Frame 1 (no input): blank canvas, image omitted
Frame 60 (the mouse pressed at the canvas centre just before this capture): blank canvas, image omitted
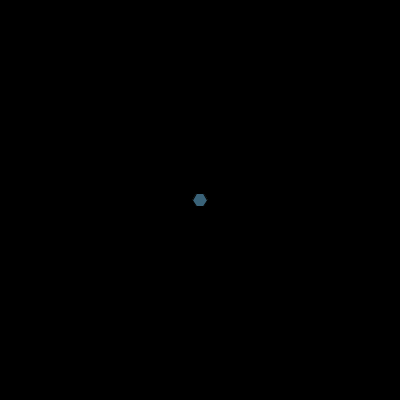
Frame 120 (the mouse held since frame 60 and released just before this capture)

The Processing sketch whose frames 1 and 60 were blank and that drew this single picture after the mouse press (run headless with seeded random() and noise(); from frame 60 on, the mouse is pressed at the canvas centre):

// Processing sketch: processing_26607
// ── processing_26607.pde

// Hexagons v1 
// Author Rupert Russell
// November 19, 2010 
// Follows the mouse and Random Coloured Hexagons 
// The size of the Hexagons increases as you move to the right

void setup() {
  size(400,400);
  background(0);
  smooth();
}

float x_c;
float y_c;
float side;
float x_v1;
float y_v1;
float x_v2;
float y_v2;
float x_v3;
float y_v3;
float x_v4;
float y_v4;
float x_v5;
float y_v5;
float x_v6;
float y_v6;

void draw(){
  float side = mouseX / 20; // size of each hexagon
  float x_c = mouseX;  // follow the mouse
  float y_c = mouseY;  // follow the mouse
  
  fill (random(255), random(255), random(255));  // random colours
  
  x_v1 = x_c - (side /4) * 3;
  y_v1 = y_c;
  
  x_v2 = x_c - (side * 0.375);
  y_v2 = y_c + (side * 0.65);
  
  x_v3 = x_c + (side * 0.375);
  y_v3 = y_c + (side * 0.65);
  
  x_v4 = x_c + (side /4) * 3;
  y_v4 = y_c;
  
  x_v5 = x_c + (side * 0.375);
  y_v5 = y_c - side * 0.65;
  
  x_v6 = x_c - (side * 0.375);
  y_v6 = y_c - side * 0.65;

beginShape();
vertex(x_v1, y_v1);
vertex(x_v2, y_v2);
vertex(x_v3, y_v3);
vertex(x_v4, y_v4);
vertex(x_v5, y_v5);
vertex(x_v6, y_v6);
endShape(CLOSE);
}

void mouseClicked() {
  println("Saved Hexagon.png");
  save("Hexagon.png"); // Saves a PNG file named "Hexagon.png"

}               
